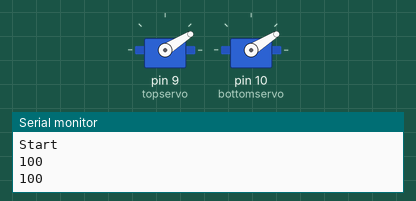
Simulated run of this sketch. Board: Arduino Uno, built with avr-gcc and run on an emulated ATmega328P. Parts: 2 × servo, the last lines printed to the serial monitor.

Above: at 8.05 s.
At 9.7 s:
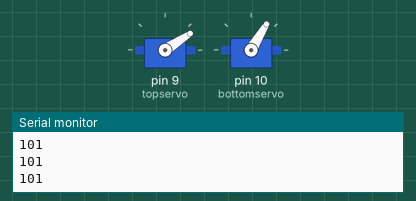
At 11.35 s:
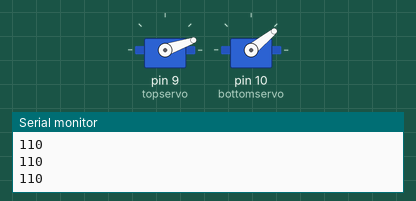
At 15.05 s:
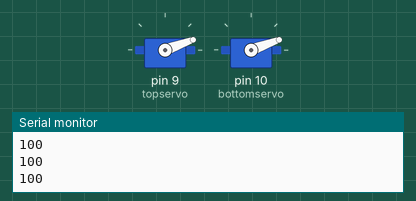
Timing chart, 0 to 17.6 s (numbered marks = the images above):
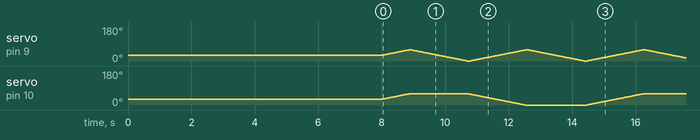

Measured:
- by itself, servo on pin 10 (bottomservo): moves between 0° and 60°, repeating every 7.4 s

The sketch:

branchDance3Progressive.ino
```cpp
#include <Servo.h>

Servo topservo;
Servo bottomservo;
int count= 4;
char mystr[4];
int bottomAng;
int topAng;
int curtop;
int curbot;
bool topdone= false;
bool botdone= false;

void setup() {
 topservo.attach(9);
 bottomservo.attach(10);


 topservo.write(30);
 bottomservo.write(30);
 curtop =30;
 curbot =30;
 delay(8000);

  Serial.begin(9600);
  Serial.println("Start");
}

void loop() {
  // convert

  itoa(count,mystr,2);


  if (mystr[1] == '0'){

  bottomAng =60;

  }else{
    bottomAng = 0;
   }

  if (mystr[2] == '0'){
  topAng =60;

  }else{
    topAng =0;
  }


  //delay(2000);

  // increment count and check
  if (curtop == topAng){ topdone = true;}
  if (curbot == bottomAng){botdone = true;}
  if (topdone == true && botdone == true){
  count++;
  topdone =false;
  botdone = false;
  }
  if(count >7){
    count =4;
  }
  if (curtop < topAng){curtop++;}else{curtop--;}
  if (curbot <bottomAng){curbot++;}else{curbot--;}

  // move at one time
  bottomservo.write(curbot);
  topservo.write(curtop);
  Serial.println(mystr);
  delay(30);

}
```
